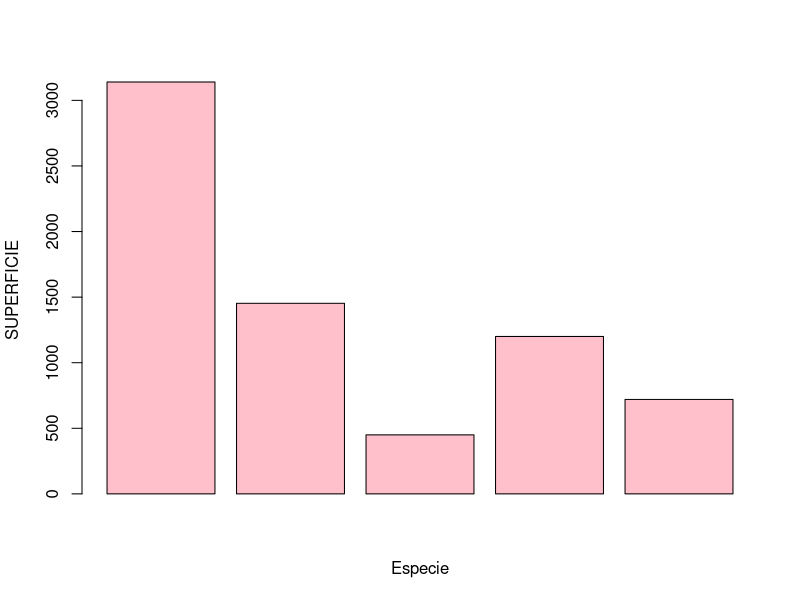

Write R code to recreate this figure.
##Mariana Ortega
##22 febrero 2023

#HW_01

#Investigador realizo un inventario
Pinus <- 3140
Mezquite <- 1453
Encinos <- 450
Teka <- 1200
Juniperos <- 720
superficie <- c(Pinus, Mezquite, Encinos, Teka, Juniperos)

 #Funcion barplot
 
 barplot(superficie,
         col = "pink",
         ylab = "SUPERFICIE",
         xlab = "Especie")
 sort(superficie)
mean(superficie) 

#Problema 2
#UN TECNICO EXAMINA

germinacion <- c(4, 1, 6, 2, 4, 2, 4, 6, 3, 5, 3, 2, 5, 4, 0, 5, 4, 2, 4, 5, 3, 5, 3, 5, 4, 3, 6, 2)
mean(germinacion)
sd(germinacion)


#Probelma 3

#Viverista mide altura

alturas <- c(38, 14, 44, 11, 9, 21, 39, 28, 41, 4, 35, 24, 36, 12, 20, 31, 24, 25, 10, 21, 11, 36, 37, 20, 26)
mean(alturas)
sd(alturas)
